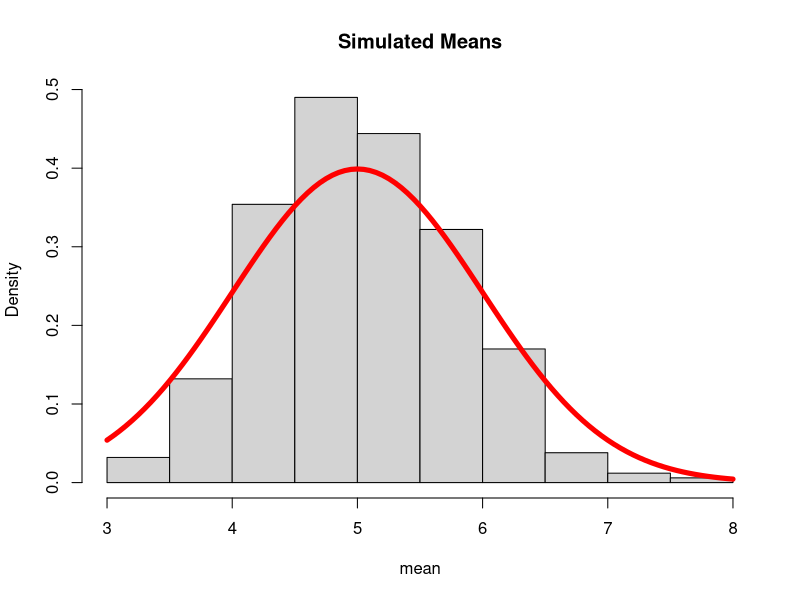
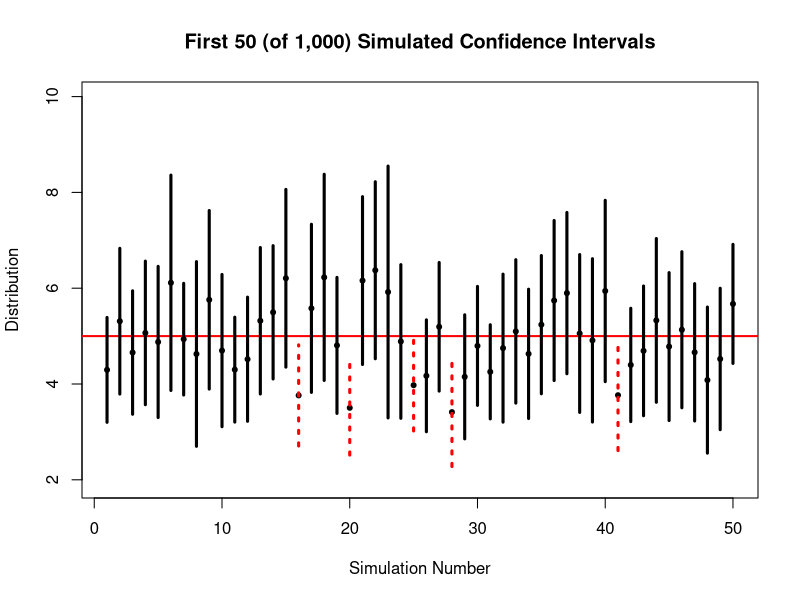

Here is the R script that generated these plots, in order:
## ---- chunk 1
set.seed(258)
nosim <- 1000; n <- 40; lambda <- 0.2 
my.matrix <- matrix(rexp(nosim*n, lambda), nosim) # a matrix of 40,000 randomly generated exponentials (1,000 rows * 40 columns)
## ---- chunk 2
my.means <- apply(my.matrix, 1, mean)
my.var <- apply(my.matrix, 1, var)
mean.mean <- mean(my.means); mean.var <- mean(my.var)
## ---- chunk 3
hist(my.means, prob = TRUE, main = "Simulated Means"
     , xlab = "mean")
curve(dnorm(x, mean=5, sd=1), add=TRUE, col="red", lwd=5)
## ---- chunk 4
for (i in 1:length(my.means)) {
  ll <- my.means - (1.96 * sqrt(my.var)/sqrt(n))
  ul <- my.means + (1.96 * sqrt(my.var)/sqrt(n))
}
coverage <- table(1/lambda > ll & 1/lambda < ul)
## ---- chunk 5
plot(my.means[1:50], ylim=c(min(ll),max(ul)), xlab = "Simulation Number", ylab= "Distribution", pch = 20, main = "First 50 (of 1,000) Simulated Confidence Intervals")
abline(a = 5, b = 0, lty = 1, lwd = 2, col = "red")
c <- ll[1:50] > 5 | ul[1:50] < 5
segments(1:50, ll[1:50], 1:50, ul[1:50], col=c(par('fg'),'red')[c+1], lty = c(1,3)[c+1], lwd=3)
